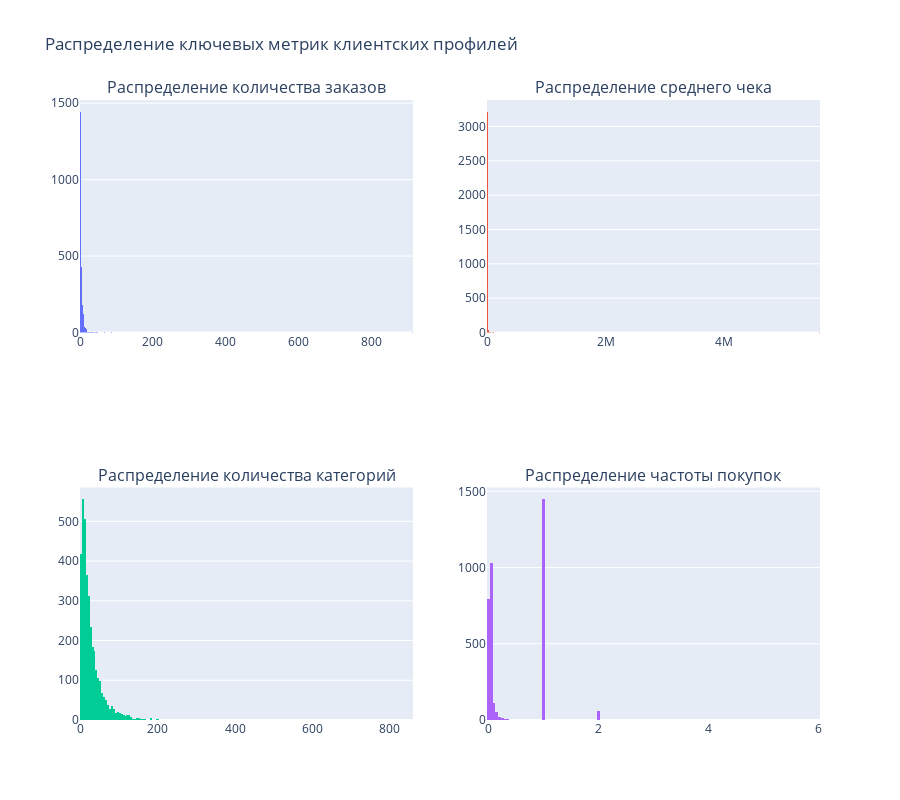

Notebook code cell kept with this figure:
### Code cell
# Создаем визуализацию распределения ключевых метрик
fig = make_subplots(
    rows=2, cols=2,
    subplot_titles=(
        'Распределение количества заказов',
        'Распределение среднего чека',
        'Распределение количества категорий',
        'Распределение частоты покупок'
    )
)

fig.add_trace(
    go.Histogram(x=customer_profiles['total_orders'], name='Количество заказов'),
    row=1, col=1
)

fig.add_trace(
    go.Histogram(x=customer_profiles['avg_order_value'], name='Средний чек'),
    row=1, col=2
)

fig.add_trace(
    go.Histogram(x=customer_profiles['unique_categories'], name='Количество категорий'),
    row=2, col=1
)

fig.add_trace(
    go.Histogram(x=customer_profiles['purchase_frequency'], name='Частота покупок'),
    row=2, col=2
)

fig.update_layout(
    height=800,
    title_text='Распределение ключевых метрик клиентских профилей',
    showlegend=False
)

fig.show()

# Сохраняем профили для дальнейшего анализа
customer_profiles.to_csv('customer_profiles.csv', index=False)

### Figure 1 — Plotly figure (JSON) as saved in the notebook; plotly's stock layout.template omitted (floating-point values rounded to 4 significant figures; data arrays with more than 128 entries replaced by an {"elided": "..."} marker saying what was removed)
{"data": [{"name": "Количество заказов", "type": "histogram", "x": {"elided": "3554 int values"}, "xaxis": "x", "yaxis": "y"}, {"name": "Средний чек", "type": "histogram", "x": {"elided": "3554 float values"}, "xaxis": "x2", "yaxis": "y2"}, {"name": "Количество категорий", "type": "histogram", "x": {"elided": "3554 int values"}, "xaxis": "x3", "yaxis": "y3"}, {"name": "Частота покупок", "type": "histogram", "x": {"elided": "3554 float values"}, "xaxis": "x4", "yaxis": "y4"}], "layout": {"annotations": [{"font": {"size": 16}, "showarrow": false, "text": "Распределение количества заказов", "x": 0.225, "xanchor": "center", "xref": "paper", "y": 1, "yanchor": "bottom", "yref": "paper"}, {"font": {"size": 16}, "showarrow": false, "text": "Распределение среднего чека", "x": 0.775, "xanchor": "center", "xref": "paper", "y": 1, "yanchor": "bottom", "yref": "paper"}, {"font": {"size": 16}, "showarrow": false, "text": "Распределение количества категорий", "x": 0.225, "xanchor": "center", "xref": "paper", "y": 0.375, "yanchor": "bottom", "yref": "paper"}, {"font": {"size": 16}, "showarrow": false, "text": "Распределение частоты покупок", "x": 0.775, "xanchor": "center", "xref": "paper", "y": 0.375, "yanchor": "bottom", "yref": "paper"}], "height": 800, "showlegend": false, "title": {"text": "Распределение ключевых метрик клиентских профилей"}, "xaxis": {"anchor": "y", "domain": [0, 0.45]}, "xaxis2": {"anchor": "y2", "domain": [0.55, 1]}, "xaxis3": {"anchor": "y3", "domain": [0, 0.45]}, "xaxis4": {"anchor": "y4", "domain": [0.55, 1]}, "yaxis": {"anchor": "x", "domain": [0.625, 1]}, "yaxis2": {"anchor": "x2", "domain": [0.625, 1]}, "yaxis3": {"anchor": "x3", "domain": [0, 0.375]}, "yaxis4": {"anchor": "x4", "domain": [0, 0.375]}}}
